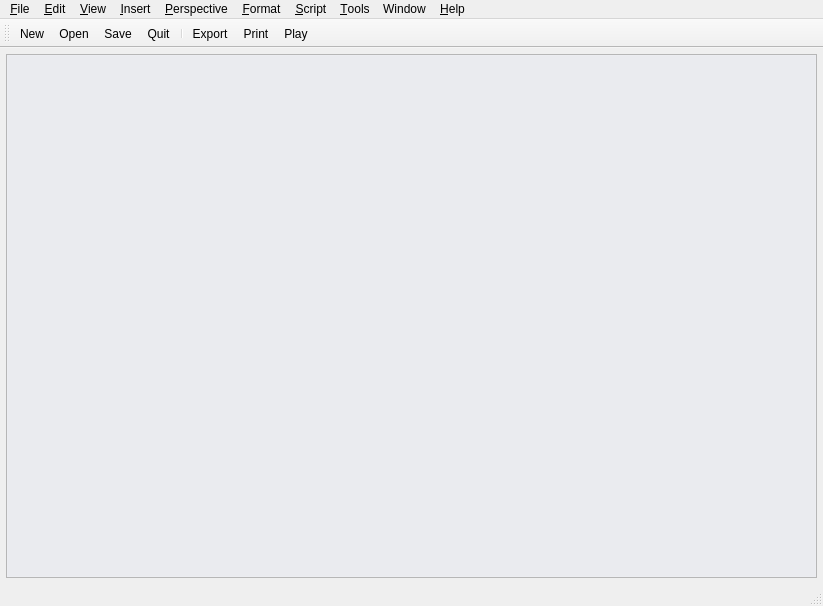
<ui version="4.0" >
 <author>Reinhard Katzmann</author>
 <class>MainWindow</class>
 <widget class="QMainWindow" name="MainWindow" >
  <property name="geometry" >
   <rect>
    <x>0</x>
    <y>0</y>
    <width>823</width>
    <height>606</height>
   </rect>
  </property>
  <property name="windowTitle" >
   <string>Canorus - Score editor</string>
  </property>
  <property name="windowIcon" >
   <iconset resource="mainwin.qrc" >:/menu/images/clogosm.png</iconset>
  </property>
  <property name="statusTip" >
   <string/>
  </property>
  <widget class="QWidget" name="centralwidget" >
   <layout class="QGridLayout" >
    <property name="margin" >
     <number>6</number>
    </property>
    <property name="spacing" >
     <number>4</number>
    </property>
    <item row="0" column="0" >
     <widget class="QTabWidget" name="tabWidget" >
      <property name="sizePolicy" >
       <sizepolicy>
        <hsizetype>7</hsizetype>
        <vsizetype>7</vsizetype>
        <horstretch>0</horstretch>
        <verstretch>0</verstretch>
       </sizepolicy>
      </property>
      <property name="palette" >
       <palette>
        <active>
         <colorrole role="WindowText" >
          <brush brushstyle="SolidPattern" >
           <color alpha="255" >
            <red>0</red>
            <green>0</green>
            <blue>0</blue>
           </color>
          </brush>
         </colorrole>
         <colorrole role="Button" >
          <brush brushstyle="SolidPattern" >
           <color alpha="255" >
            <red>221</red>
            <green>223</green>
            <blue>228</blue>
           </color>
          </brush>
         </colorrole>
         <colorrole role="Light" >
          <brush brushstyle="SolidPattern" >
           <color alpha="255" >
            <red>255</red>
            <green>255</green>
            <blue>255</blue>
           </color>
          </brush>
         </colorrole>
         <colorrole role="Midlight" >
          <brush brushstyle="SolidPattern" >
           <color alpha="255" >
            <red>255</red>
            <green>255</green>
            <blue>255</blue>
           </color>
          </brush>
         </colorrole>
         <colorrole role="Dark" >
          <brush brushstyle="SolidPattern" >
           <color alpha="255" >
            <red>85</red>
            <green>85</green>
            <blue>85</blue>
           </color>
          </brush>
         </colorrole>
         <colorrole role="Mid" >
          <brush brushstyle="SolidPattern" >
           <color alpha="255" >
            <red>199</red>
            <green>199</green>
            <blue>199</blue>
           </color>
          </brush>
         </colorrole>
         <colorrole role="Text" >
          <brush brushstyle="SolidPattern" >
           <color alpha="255" >
            <red>0</red>
            <green>0</green>
            <blue>0</blue>
           </color>
          </brush>
         </colorrole>
         <colorrole role="BrightText" >
          <brush brushstyle="SolidPattern" >
           <color alpha="255" >
            <red>255</red>
            <green>255</green>
            <blue>255</blue>
           </color>
          </brush>
         </colorrole>
         <colorrole role="ButtonText" >
          <brush brushstyle="SolidPattern" >
           <color alpha="255" >
            <red>0</red>
            <green>0</green>
            <blue>0</blue>
           </color>
          </brush>
         </colorrole>
         <colorrole role="Base" >
          <brush brushstyle="SolidPattern" >
           <color alpha="255" >
            <red>255</red>
            <green>255</green>
            <blue>255</blue>
           </color>
          </brush>
         </colorrole>
         <colorrole role="Window" >
          <brush brushstyle="SolidPattern" >
           <color alpha="255" >
            <red>255</red>
            <green>255</green>
            <blue>255</blue>
           </color>
          </brush>
         </colorrole>
         <colorrole role="Shadow" >
          <brush brushstyle="SolidPattern" >
           <color alpha="255" >
            <red>0</red>
            <green>0</green>
            <blue>0</blue>
           </color>
          </brush>
         </colorrole>
         <colorrole role="Highlight" >
          <brush brushstyle="SolidPattern" >
           <color alpha="255" >
            <red>103</red>
            <green>141</green>
            <blue>178</blue>
           </color>
          </brush>
         </colorrole>
         <colorrole role="HighlightedText" >
          <brush brushstyle="SolidPattern" >
           <color alpha="255" >
            <red>255</red>
            <green>255</green>
            <blue>255</blue>
           </color>
          </brush>
         </colorrole>
         <colorrole role="Link" >
          <brush brushstyle="SolidPattern" >
           <color alpha="255" >
            <red>0</red>
            <green>0</green>
            <blue>238</blue>
           </color>
          </brush>
         </colorrole>
         <colorrole role="LinkVisited" >
          <brush brushstyle="SolidPattern" >
           <color alpha="255" >
            <red>82</red>
            <green>24</green>
            <blue>139</blue>
           </color>
          </brush>
         </colorrole>
         <colorrole role="AlternateBase" >
          <brush brushstyle="SolidPattern" >
           <color alpha="255" >
            <red>255</red>
            <green>255</green>
            <blue>255</blue>
           </color>
          </brush>
         </colorrole>
        </active>
        <inactive>
         <colorrole role="WindowText" >
          <brush brushstyle="SolidPattern" >
           <color alpha="255" >
            <red>0</red>
            <green>0</green>
            <blue>0</blue>
           </color>
          </brush>
         </colorrole>
         <colorrole role="Button" >
          <brush brushstyle="SolidPattern" >
           <color alpha="255" >
            <red>221</red>
            <green>223</green>
            <blue>228</blue>
           </color>
          </brush>
         </colorrole>
         <colorrole role="Light" >
          <brush brushstyle="SolidPattern" >
           <color alpha="255" >
            <red>255</red>
            <green>255</green>
            <blue>255</blue>
           </color>
          </brush>
         </colorrole>
         <colorrole role="Midlight" >
          <brush brushstyle="SolidPattern" >
           <color alpha="255" >
            <red>255</red>
            <green>255</green>
            <blue>255</blue>
           </color>
          </brush>
         </colorrole>
         <colorrole role="Dark" >
          <brush brushstyle="SolidPattern" >
           <color alpha="255" >
            <red>85</red>
            <green>85</green>
            <blue>85</blue>
           </color>
          </brush>
         </colorrole>
         <colorrole role="Mid" >
          <brush brushstyle="SolidPattern" >
           <color alpha="255" >
            <red>199</red>
            <green>199</green>
            <blue>199</blue>
           </color>
          </brush>
         </colorrole>
         <colorrole role="Text" >
          <brush brushstyle="SolidPattern" >
           <color alpha="255" >
            <red>0</red>
            <green>0</green>
            <blue>0</blue>
           </color>
          </brush>
         </colorrole>
         <colorrole role="BrightText" >
          <brush brushstyle="SolidPattern" >
           <color alpha="255" >
            <red>255</red>
            <green>255</green>
            <blue>255</blue>
           </color>
          </brush>
         </colorrole>
         <colorrole role="ButtonText" >
          <brush brushstyle="SolidPattern" >
           <color alpha="255" >
            <red>0</red>
            <green>0</green>
            <blue>0</blue>
           </color>
          </brush>
         </colorrole>
         <colorrole role="Base" >
          <brush brushstyle="SolidPattern" >
           <color alpha="255" >
            <red>255</red>
            <green>255</green>
            <blue>255</blue>
           </color>
          </brush>
         </colorrole>
         <colorrole role="Window" >
          <brush brushstyle="SolidPattern" >
           <color alpha="255" >
            <red>255</red>
            <green>255</green>
            <blue>255</blue>
           </color>
          </brush>
         </colorrole>
         <colorrole role="Shadow" >
          <brush brushstyle="SolidPattern" >
           <color alpha="255" >
            <red>0</red>
            <green>0</green>
            <blue>0</blue>
           </color>
          </brush>
         </colorrole>
         <colorrole role="Highlight" >
          <brush brushstyle="SolidPattern" >
           <color alpha="255" >
            <red>103</red>
            <green>141</green>
            <blue>178</blue>
           </color>
          </brush>
         </colorrole>
         <colorrole role="HighlightedText" >
          <brush brushstyle="SolidPattern" >
           <color alpha="255" >
            <red>255</red>
            <green>255</green>
            <blue>255</blue>
           </color>
          </brush>
         </colorrole>
         <colorrole role="Link" >
          <brush brushstyle="SolidPattern" >
           <color alpha="255" >
            <red>0</red>
            <green>0</green>
            <blue>238</blue>
           </color>
          </brush>
         </colorrole>
         <colorrole role="LinkVisited" >
          <brush brushstyle="SolidPattern" >
           <color alpha="255" >
            <red>82</red>
            <green>24</green>
            <blue>139</blue>
           </color>
          </brush>
         </colorrole>
         <colorrole role="AlternateBase" >
          <brush brushstyle="SolidPattern" >
           <color alpha="255" >
            <red>255</red>
            <green>255</green>
            <blue>255</blue>
           </color>
          </brush>
         </colorrole>
        </inactive>
        <disabled>
         <colorrole role="WindowText" >
          <brush brushstyle="SolidPattern" >
           <color alpha="255" >
            <red>128</red>
            <green>128</green>
            <blue>128</blue>
           </color>
          </brush>
         </colorrole>
         <colorrole role="Button" >
          <brush brushstyle="SolidPattern" >
           <color alpha="255" >
            <red>221</red>
            <green>223</green>
            <blue>228</blue>
           </color>
          </brush>
         </colorrole>
         <colorrole role="Light" >
          <brush brushstyle="SolidPattern" >
           <color alpha="255" >
            <red>255</red>
            <green>255</green>
            <blue>255</blue>
           </color>
          </brush>
         </colorrole>
         <colorrole role="Midlight" >
          <brush brushstyle="SolidPattern" >
           <color alpha="255" >
            <red>255</red>
            <green>255</green>
            <blue>255</blue>
           </color>
          </brush>
         </colorrole>
         <colorrole role="Dark" >
          <brush brushstyle="SolidPattern" >
           <color alpha="255" >
            <red>85</red>
            <green>85</green>
            <blue>85</blue>
           </color>
          </brush>
         </colorrole>
         <colorrole role="Mid" >
          <brush brushstyle="SolidPattern" >
           <color alpha="255" >
            <red>199</red>
            <green>199</green>
            <blue>199</blue>
           </color>
          </brush>
         </colorrole>
         <colorrole role="Text" >
          <brush brushstyle="SolidPattern" >
           <color alpha="255" >
            <red>199</red>
            <green>199</green>
            <blue>199</blue>
           </color>
          </brush>
         </colorrole>
         <colorrole role="BrightText" >
          <brush brushstyle="SolidPattern" >
           <color alpha="255" >
            <red>255</red>
            <green>255</green>
            <blue>255</blue>
           </color>
          </brush>
         </colorrole>
         <colorrole role="ButtonText" >
          <brush brushstyle="SolidPattern" >
           <color alpha="255" >
            <red>128</red>
            <green>128</green>
            <blue>128</blue>
           </color>
          </brush>
         </colorrole>
         <colorrole role="Base" >
          <brush brushstyle="SolidPattern" >
           <color alpha="255" >
            <red>255</red>
            <green>255</green>
            <blue>255</blue>
           </color>
          </brush>
         </colorrole>
         <colorrole role="Window" >
          <brush brushstyle="SolidPattern" >
           <color alpha="255" >
            <red>255</red>
            <green>255</green>
            <blue>255</blue>
           </color>
          </brush>
         </colorrole>
         <colorrole role="Shadow" >
          <brush brushstyle="SolidPattern" >
           <color alpha="255" >
            <red>0</red>
            <green>0</green>
            <blue>0</blue>
           </color>
          </brush>
         </colorrole>
         <colorrole role="Highlight" >
          <brush brushstyle="SolidPattern" >
           <color alpha="255" >
            <red>86</red>
            <green>117</green>
            <blue>148</blue>
           </color>
          </brush>
         </colorrole>
         <colorrole role="HighlightedText" >
          <brush brushstyle="SolidPattern" >
           <color alpha="255" >
            <red>255</red>
            <green>255</green>
            <blue>255</blue>
           </color>
          </brush>
         </colorrole>
         <colorrole role="Link" >
          <brush brushstyle="SolidPattern" >
           <color alpha="255" >
            <red>0</red>
            <green>0</green>
            <blue>238</blue>
           </color>
          </brush>
         </colorrole>
         <colorrole role="LinkVisited" >
          <brush brushstyle="SolidPattern" >
           <color alpha="255" >
            <red>82</red>
            <green>24</green>
            <blue>139</blue>
           </color>
          </brush>
         </colorrole>
         <colorrole role="AlternateBase" >
          <brush brushstyle="SolidPattern" >
           <color alpha="255" >
            <red>255</red>
            <green>255</green>
            <blue>255</blue>
           </color>
          </brush>
         </colorrole>
        </disabled>
       </palette>
      </property>
      <property name="tabPosition" >
       <enum>QTabWidget::South</enum>
      </property>
     </widget>
    </item>
   </layout>
  </widget>
  <widget class="QMenuBar" name="menubar" >
   <property name="geometry" >
    <rect>
     <x>0</x>
     <y>0</y>
     <width>823</width>
     <height>38</height>
    </rect>
   </property>
   <widget class="QMenu" name="menuHelp" >
    <property name="title" >
     <string>&amp;Help</string>
    </property>
    <addaction name="actionCanorus_handbook" />
    <addaction name="actionWhat_s_this" />
    <addaction name="actionTip_of_the_day" />
    <addaction name="separator" />
    <addaction name="actionAbout_Canorus" />
    <addaction name="actionAbout_Qt" />
   </widget>
   <widget class="QMenu" name="menuFormat" >
    <property name="title" >
     <string>&amp;Format</string>
    </property>
    <addaction name="action_Staff_properties" />
    <addaction name="action_Voice_properties" />
    <addaction name="action_Note_properties" />
    <addaction name="action_Document_layout" />
   </widget>
   <widget class="QMenu" name="menuFile" >
    <property name="title" >
     <string>&amp;File</string>
    </property>
    <addaction name="actionNew" />
    <addaction name="actionNew_sheet" />
    <addaction name="actionNew_document_wizard" />
    <addaction name="separator" />
    <addaction name="actionOpen" />
    <addaction name="actionOpen_Recent" />
    <addaction name="separator" />
    <addaction name="actionSave" />
    <addaction name="actionSave_as" />
    <addaction name="actionClose" />
    <addaction name="separator" />
    <addaction name="actionImport" />
    <addaction name="actionExport" />
    <addaction name="separator" />
    <addaction name="actionDocument_properties" />
    <addaction name="actionPrint_preview" />
    <addaction name="actionPrint" />
    <addaction name="separator" />
    <addaction name="actionQuit" />
   </widget>
   <widget class="QMenu" name="menuPerspective" >
    <property name="title" >
     <string>&amp;Perspective</string>
    </property>
    <addaction name="action_Select_perspective" />
    <addaction name="actionEdit_perspective" />
    <addaction name="action_Insert_perspective" />
    <addaction name="action_Replace_perspective" />
    <addaction name="separator" />
    <addaction name="action_Layout_perspective" />
    <addaction name="actionSource_view_perspective" />
    <addaction name="separator" />
    <addaction name="actionLyrics_perspective" />
    <addaction name="actionChord_perspective" />
    <addaction name="action_Figured_bass_perspective" />
    <addaction name="actionFigured_functions_perspective" />
   </widget>
   <widget class="QMenu" name="menuEdit" >
    <property name="title" >
     <string>&amp;Edit</string>
    </property>
    <addaction name="action_Undo" />
    <addaction name="action_Redo" />
    <addaction name="separator" />
    <addaction name="actionC_ut" />
    <addaction name="action_Copy" />
    <addaction name="action_Paste" />
    <addaction name="actionPaste_special" />
    <addaction name="actionPaste_as_new_sheet" />
    <addaction name="separator" />
    <addaction name="actionSelect_all" />
    <addaction name="actionInvert_Selection" />
    <addaction name="separator" />
    <addaction name="actionMIDI_Setup" />
   </widget>
   <widget class="QMenu" name="menuWindow" >
    <property name="title" >
     <string>Window</string>
    </property>
    <addaction name="actionSplit_horizontally" />
    <addaction name="actionSplit_vertically" />
    <addaction name="actionUnsplit" />
    <addaction name="separator" />
    <addaction name="actionNew_viewport" />
   </widget>
   <widget class="QMenu" name="menuTools" >
    <property name="title" >
     <string>&amp;Tools</string>
    </property>
    <addaction name="action_Enable_external_MIDI_mode" />
    <addaction name="actionTranspose" />
    <addaction name="actionNote_count" />
    <addaction name="separator" />
    <addaction name="actionSettings" />
   </widget>
   <widget class="QMenu" name="menuScript" >
    <property name="title" >
     <string>&amp;Script</string>
    </property>
    <addaction name="action_Record_script" />
    <addaction name="action_Play_script" />
    <addaction name="action_Edit_script" />
   </widget>
   <widget class="QMenu" name="menuInsert" >
    <property name="title" >
     <string>&amp;Insert</string>
    </property>
    <addaction name="actionNew_staff" />
    <addaction name="action_Clef" />
    <addaction name="action_Time_signature" />
    <addaction name="action_Key_signature" />
    <addaction name="separator" />
    <addaction name="action_Special_barline" />
    <addaction name="action_Expression_marks" />
    <addaction name="actionC_hord" />
    <addaction name="action_Pedal_markings" />
    <addaction name="action_Octaviation" />
    <addaction name="action_Instrument_change" />
    <addaction name="action_Midi_instruction" />
   </widget>
   <widget class="QMenu" name="menuView" >
    <property name="title" >
     <string>&amp;View</string>
    </property>
    <widget class="QMenu" name="menuZoom" >
     <property name="title" >
      <string>Zoom</string>
     </property>
     <addaction name="actionZoom_In" />
     <addaction name="actionZoom_Out" />
     <addaction name="actionZoom_100" />
     <addaction name="actionZoom_to_width" />
     <addaction name="actionZoom_to_height" />
     <addaction name="actionZoom_to_fit" />
     <addaction name="actionZoom_to_selection" />
    </widget>
    <addaction name="menuZoom" />
    <addaction name="actionZoom_Level" />
    <addaction name="separator" />
    <addaction name="actionAnimated_scroll" />
    <addaction name="actionLock_scroll_playback" />
    <addaction name="action_Read_pnly_mode" />
    <addaction name="actionLyric_s_view" />
    <addaction name="actionTime_grid" />
    <addaction name="action_Time_ruler" />
    <addaction name="action_Bar_ruler" />
    <addaction name="separator" />
    <addaction name="actionGoto_bar" />
    <addaction name="actionStatus_bar" />
    <addaction name="action_Fullscreen" />
   </widget>
   <addaction name="menuFile" />
   <addaction name="menuEdit" />
   <addaction name="menuView" />
   <addaction name="menuInsert" />
   <addaction name="menuPerspective" />
   <addaction name="menuFormat" />
   <addaction name="menuScript" />
   <addaction name="menuTools" />
   <addaction name="menuWindow" />
   <addaction name="menuHelp" />
  </widget>
  <widget class="QStatusBar" name="statusbar" />
  <widget class="QToolBar" name="mpoToolBar" >
   <property name="orientation" >
    <enum>Qt::Horizontal</enum>
   </property>
   <attribute name="toolBarArea" >
    <number>4</number>
   </attribute>
   <addaction name="actionNew" />
   <addaction name="actionOpen" />
   <addaction name="actionSave" />
   <addaction name="actionQuit" />
   <addaction name="separator" />
   <addaction name="actionExport" />
   <addaction name="actionPrint" />
   <addaction name="actionPlay" />
  </widget>
  <action name="actionQuit" >
   <property name="icon" >
    <iconset resource="mainwin.qrc" >:/menu/images/exit.png</iconset>
   </property>
   <property name="text" >
    <string>&amp;Quit</string>
   </property>
   <property name="shortcut" >
    <string>Ctrl+Q</string>
   </property>
  </action>
  <action name="actionNew" >
   <property name="icon" >
    <iconset resource="mainwin.qrc" >:/menu/images/filenew.png</iconset>
   </property>
   <property name="text" >
    <string>&amp;New</string>
   </property>
   <property name="shortcut" >
    <string>Ctrl+N</string>
   </property>
  </action>
  <action name="actionNew_document_wizard" >
   <property name="text" >
    <string>New document &amp;wizard...</string>
   </property>
  </action>
  <action name="actionOpen" >
   <property name="icon" >
    <iconset resource="mainwin.qrc" >:/menu/images/fileopen.png</iconset>
   </property>
   <property name="text" >
    <string>&amp;Open...</string>
   </property>
   <property name="shortcut" >
    <string>Ctrl+O</string>
   </property>
  </action>
  <action name="actionSave" >
   <property name="icon" >
    <iconset resource="mainwin.qrc" >:/menu/images/filesave.png</iconset>
   </property>
   <property name="text" >
    <string>&amp;Save</string>
   </property>
   <property name="shortcut" >
    <string>Ctrl+S</string>
   </property>
  </action>
  <action name="actionSave_as" >
   <property name="text" >
    <string>Save &amp;as...</string>
   </property>
  </action>
  <action name="actionClose" >
   <property name="text" >
    <string>&amp;Close</string>
   </property>
  </action>
  <action name="actionDocument_properties" >
   <property name="text" >
    <string>&amp;Document properties...</string>
   </property>
  </action>
  <action name="actionImport" >
   <property name="text" >
    <string>&amp;Import...</string>
   </property>
  </action>
  <action name="actionExport" >
   <property name="icon" >
    <iconset resource="mainwin.qrc" >:/menu/images/exportlilypond.png</iconset>
   </property>
   <property name="text" >
    <string>&amp;Export...</string>
   </property>
   <property name="shortcut" >
    <string>Ctrl+E</string>
   </property>
  </action>
  <action name="actionPrint_preview" >
   <property name="text" >
    <string>Print pre&amp;view...</string>
   </property>
  </action>
  <action name="actionPrint" >
   <property name="icon" >
    <iconset resource="mainwin.qrc" >:/menu/images/fileprint.png</iconset>
   </property>
   <property name="text" >
    <string>&amp;Print...</string>
   </property>
   <property name="shortcut" >
    <string>Ctrl+P</string>
   </property>
  </action>
  <action name="actionOpen_Recent" >
   <property name="text" >
    <string>Open Recent</string>
   </property>
  </action>
  <action name="action_Undo" >
   <property name="icon" >
    <iconset resource="mainwin.qrc" >:/menu/images/editundo.png</iconset>
   </property>
   <property name="text" >
    <string>&amp;Undo</string>
   </property>
   <property name="shortcut" >
    <string>Ctrl+Z</string>
   </property>
  </action>
  <action name="action_Redo" >
   <property name="icon" >
    <iconset resource="mainwin.qrc" >:/menu/images/editredo.png</iconset>
   </property>
   <property name="text" >
    <string>&amp;Redo</string>
   </property>
   <property name="shortcut" >
    <string>Ctrl+Y</string>
   </property>
  </action>
  <action name="action_Copy" >
   <property name="icon" >
    <iconset resource="mainwin.qrc" >:/menu/images/editcopy.png</iconset>
   </property>
   <property name="text" >
    <string>&amp;Copy</string>
   </property>
   <property name="shortcut" >
    <string>Ctrl+C</string>
   </property>
  </action>
  <action name="actionC_ut" >
   <property name="icon" >
    <iconset resource="mainwin.qrc" >:/menu/images/editcut.png</iconset>
   </property>
   <property name="text" >
    <string>C&amp;ut</string>
   </property>
   <property name="shortcut" >
    <string>Ctrl+X</string>
   </property>
  </action>
  <action name="action_Paste" >
   <property name="icon" >
    <iconset resource="mainwin.qrc" >:/menu/images/editpaste.png</iconset>
   </property>
   <property name="text" >
    <string>&amp;Paste</string>
   </property>
   <property name="shortcut" >
    <string>Ctrl+V</string>
   </property>
  </action>
  <action name="actionPaste_special" >
   <property name="text" >
    <string>Paste &amp;special...</string>
   </property>
  </action>
  <action name="actionPaste_as_new_sheet" >
   <property name="text" >
    <string>Paste as &amp;new sheet</string>
   </property>
  </action>
  <action name="actionSelect_all" >
   <property name="text" >
    <string>Select &amp;all</string>
   </property>
   <property name="shortcut" >
    <string>Ctrl+A</string>
   </property>
  </action>
  <action name="actionInvert_Selection" >
   <property name="text" >
    <string>Invert Selection</string>
   </property>
  </action>
  <action name="actionZoom_Level" >
   <property name="text" >
    <string>Zoom &amp;Level...</string>
   </property>
  </action>
  <action name="actionZoom_In" >
   <property name="text" >
    <string>Zoom &amp;In</string>
   </property>
   <property name="shortcut" >
    <string>Ctrl++</string>
   </property>
  </action>
  <action name="actionZoom_Out" >
   <property name="text" >
    <string>Zoom &amp;Out</string>
   </property>
   <property name="shortcut" >
    <string>Ctrl+-</string>
   </property>
  </action>
  <action name="actionZoom_100" >
   <property name="text" >
    <string>Zoom &amp;100%</string>
   </property>
  </action>
  <action name="actionZoom_to_width" >
   <property name="text" >
    <string>Zoom to &amp;page width</string>
   </property>
  </action>
  <action name="action_Read_pnly_mode" >
   <property name="text" >
    <string>&amp;Read-only mode</string>
   </property>
  </action>
  <action name="actionLyric_s_view" >
   <property name="text" >
    <string>Lyric&amp;s view</string>
   </property>
  </action>
  <action name="actionTime_grid" >
   <property name="text" >
    <string>Time &amp;grid</string>
   </property>
  </action>
  <action name="action_Time_ruler" >
   <property name="text" >
    <string>&amp;Time ruler</string>
   </property>
  </action>
  <action name="action_Bar_ruler" >
   <property name="text" >
    <string>&amp;Bar ruler</string>
   </property>
  </action>
  <action name="actionGoto_bar" >
   <property name="text" >
    <string>G&amp;oto bar...</string>
   </property>
   <property name="shortcut" >
    <string>Ctrl+G</string>
   </property>
  </action>
  <action name="actionStatus_bar" >
   <property name="checkable" >
    <bool>true</bool>
   </property>
   <property name="checked" >
    <bool>true</bool>
   </property>
   <property name="text" >
    <string>St&amp;atus bar</string>
   </property>
  </action>
  <action name="action_Fullscreen" >
   <property name="checkable" >
    <bool>true</bool>
   </property>
   <property name="text" >
    <string>&amp;Fullscreen</string>
   </property>
  </action>
  <action name="action_Clef" >
   <property name="text" >
    <string>&amp;Clef...</string>
   </property>
  </action>
  <action name="action_Time_signature" >
   <property name="text" >
    <string>&amp;Time signature...</string>
   </property>
  </action>
  <action name="action_Key_signature" >
   <property name="text" >
    <string>&amp;Key signature...</string>
   </property>
  </action>
  <action name="action_Special_barline" >
   <property name="text" >
    <string>&amp;Special barline...</string>
   </property>
  </action>
  <action name="action_Expression_marks" >
   <property name="text" >
    <string>&amp;Expression marks...</string>
   </property>
  </action>
  <action name="actionC_hord" >
   <property name="text" >
    <string>C&amp;hord...</string>
   </property>
  </action>
  <action name="action_Pedal_markings" >
   <property name="text" >
    <string>&amp;Pedal markings...</string>
   </property>
  </action>
  <action name="action_Octaviation" >
   <property name="text" >
    <string>&amp;Octaviation...</string>
   </property>
  </action>
  <action name="action_Instrument_change" >
   <property name="text" >
    <string>&amp;Instrument change...</string>
   </property>
  </action>
  <action name="action_Midi_instruction" >
   <property name="text" >
    <string>&amp;Midi instruction...</string>
   </property>
  </action>
  <action name="action_Select_perspective" >
   <property name="text" >
    <string>&amp;Select perspective</string>
   </property>
  </action>
  <action name="actionEdit_perspective" >
   <property name="text" >
    <string>&amp;Edit perspective</string>
   </property>
  </action>
  <action name="action_Insert_perspective" >
   <property name="text" >
    <string>&amp;Insert perspective</string>
   </property>
  </action>
  <action name="action_Replace_perspective" >
   <property name="text" >
    <string>&amp;Replace perspective</string>
   </property>
  </action>
  <action name="action_Layout_perspective" >
   <property name="checkable" >
    <bool>true</bool>
   </property>
   <property name="text" >
    <string>&amp;Layout perspective</string>
   </property>
  </action>
  <action name="actionLyrics_perspective" >
   <property name="checkable" >
    <bool>true</bool>
   </property>
   <property name="text" >
    <string>L&amp;yrics perspective</string>
   </property>
  </action>
  <action name="actionChord_perspective" >
   <property name="checkable" >
    <bool>true</bool>
   </property>
   <property name="text" >
    <string>&amp;Chord perspective</string>
   </property>
  </action>
  <action name="actionSource_view_perspective" >
   <property name="checkable" >
    <bool>true</bool>
   </property>
   <property name="text" >
    <string>Source &amp;view perspective</string>
   </property>
  </action>
  <action name="action_Figured_bass_perspective" >
   <property name="checkable" >
    <bool>true</bool>
   </property>
   <property name="text" >
    <string>Figured &amp;bass perspective</string>
   </property>
  </action>
  <action name="actionFigured_functions_perspective" >
   <property name="checkable" >
    <bool>true</bool>
   </property>
   <property name="text" >
    <string>Figured &amp;functions perspective</string>
   </property>
  </action>
  <action name="action_Staff_properties" >
   <property name="text" >
    <string>&amp;Staff properties...</string>
   </property>
  </action>
  <action name="action_Voice_properties" >
   <property name="text" >
    <string>&amp;Voice properties...</string>
   </property>
  </action>
  <action name="action_Note_properties" >
   <property name="text" >
    <string>&amp;Note properties...</string>
   </property>
  </action>
  <action name="action_Document_layout" >
   <property name="text" >
    <string>&amp;Document layout...</string>
   </property>
  </action>
  <action name="action_Record_script" >
   <property name="checkable" >
    <bool>true</bool>
   </property>
   <property name="text" >
    <string>&amp;Record script</string>
   </property>
  </action>
  <action name="action_Play_script" >
   <property name="text" >
    <string>&amp;Play script...</string>
   </property>
  </action>
  <action name="action_Edit_script" >
   <property name="text" >
    <string>&amp;Edit script...</string>
   </property>
  </action>
  <action name="action_Enable_external_MIDI_mode" >
   <property name="checkable" >
    <bool>true</bool>
   </property>
   <property name="text" >
    <string>&amp;Enable external MIDI mode</string>
   </property>
  </action>
  <action name="actionTranspose" >
   <property name="text" >
    <string>&amp;Transpose...</string>
   </property>
  </action>
  <action name="actionNote_count" >
   <property name="text" >
    <string>Note &amp;count...</string>
   </property>
  </action>
  <action name="actionSettings" >
   <property name="text" >
    <string>&amp;Settings...</string>
   </property>
  </action>
  <action name="actionCanorus_handbook" >
   <property name="text" >
    <string>Canorus &amp;handbook...</string>
   </property>
  </action>
  <action name="actionWhat_s_this" >
   <property name="text" >
    <string>What's &amp;this</string>
   </property>
  </action>
  <action name="actionTip_of_the_day" >
   <property name="checkable" >
    <bool>true</bool>
   </property>
   <property name="text" >
    <string>Tip of the &amp;day</string>
   </property>
  </action>
  <action name="actionAbout_Canorus" >
   <property name="text" >
    <string>About &amp;Canorus...</string>
   </property>
  </action>
  <action name="actionAbout_Qt" >
   <property name="text" >
    <string>About &amp;Qt...</string>
   </property>
  </action>
  <action name="actionSplit_horizontally" >
   <property name="text" >
    <string>Split horizontally</string>
   </property>
  </action>
  <action name="actionSplit_vertically" >
   <property name="text" >
    <string>Split vertically</string>
   </property>
  </action>
  <action name="actionUnsplit" >
   <property name="text" >
    <string>Unsplit</string>
   </property>
  </action>
  <action name="actionNew_viewport" >
   <property name="text" >
    <string>New viewport</string>
   </property>
  </action>
  <action name="actionNew_sheet" >
   <property name="text" >
    <string>New sheet</string>
   </property>
  </action>
  <action name="actionNew_staff" >
   <property name="text" >
    <string>New staff</string>
   </property>
  </action>
  <action name="actionPlay" >
   <property name="checkable" >
    <bool>true</bool>
   </property>
   <property name="icon" >
    <iconset resource="mainwin.qrc" >:/menu/images/player_play.png</iconset>
   </property>
   <property name="text" >
    <string>Play</string>
   </property>
  </action>
  <action name="actionAnimated_scroll" >
   <property name="checkable" >
    <bool>true</bool>
   </property>
   <property name="checked" >
    <bool>true</bool>
   </property>
   <property name="text" >
    <string>Animated scroll</string>
   </property>
  </action>
  <action name="actionLock_scroll_playback" >
   <property name="checkable" >
    <bool>true</bool>
   </property>
   <property name="text" >
    <string>Lock scroll while playback</string>
   </property>
  </action>
  <action name="actionZoom_to_height" >
   <property name="text" >
    <string>Zoom to page &amp;height</string>
   </property>
  </action>
  <action name="actionZoom_to_fit" >
   <property name="text" >
    <string>Zoom to &amp;fit</string>
   </property>
  </action>
  <action name="actionZoom_to_selection" >
   <property name="checkable" >
    <bool>false</bool>
   </property>
   <property name="text" >
    <string>Zoom to selection</string>
   </property>
  </action>
  <action name="actionMIDI_Setup" >
   <property name="text" >
    <string>MIDI Setup...</string>
   </property>
  </action>
 </widget>
 <resources>
  <include location="mainwin.qrc" />
 </resources>
 <connections>
  <connection>
   <sender>actionQuit</sender>
   <signal>triggered()</signal>
   <receiver>MainWindow</receiver>
   <slot>close()</slot>
   <hints>
    <hint type="sourcelabel" >
     <x>-1</x>
     <y>-1</y>
    </hint>
    <hint type="destinationlabel" >
     <x>402</x>
     <y>301</y>
    </hint>
   </hints>
  </connection>
 </connections>
</ui>
